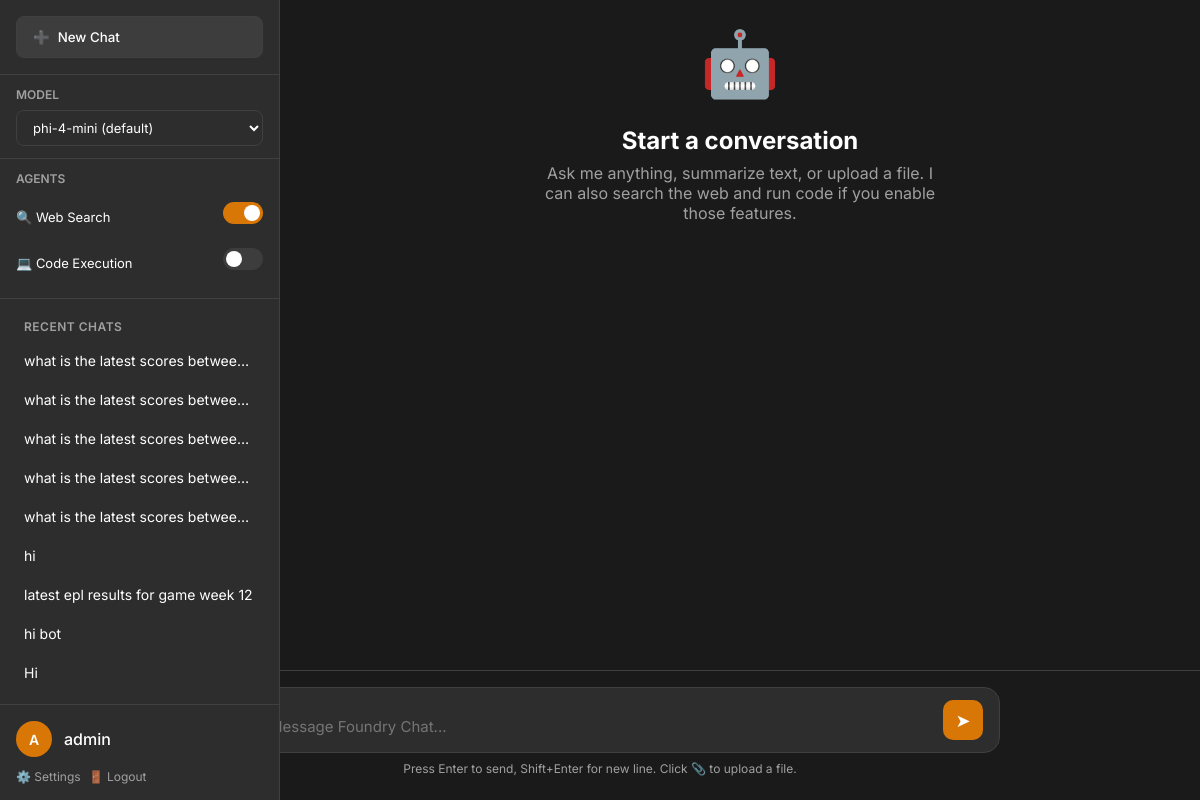
The app's page / (signed in) with its own data.
### chat/models.py (models this page shows, shortened)
class Conversation(models.Model):
    id = models.UUIDField(primary_key=True, default=uuid.uuid4, editable=False)
    user = models.ForeignKey(User, on_delete=models.CASCADE, related_name='conversations')
    title = models.CharField(max_length=255, blank=True, default='New Chat')
    model_used = models.CharField(max_length=100, default='phi-4-mini')
    created_at = models.DateTimeField(auto_now_add=True)
    updated_at = models.DateTimeField(auto_now=True)
    class Meta:
        ordering = ['-updated_at']

### chat/views.py (the view)
# urls.py: path('', views.chat_home, name='chat_home'),
@login_required
def chat_home(request, conversation_id=None):
    conversations = Conversation.objects.filter(user=request.user)
    current_conversation = None
    messages = []
    if conversation_id:
        current_conversation = get_object_or_404(
            Conversation, id=conversation_id, user=request.user
        )
        messages = current_conversation.messages.all()
    try:
        ai_provider = get_user_ai_provider(request.user)
        models = ai_provider.get_available_models()
        available_providers = AIProviderManager.get_available_providers()
    except Exception as e:
        logger.error(f"Error getting models: {e}")
        models = []
        available_providers = []
    settings, _ = UserSettings.objects.get_or_create(user=request.user)
    context = {
        'conversations': conversations,
        'current_conversation': current_conversation,
        'messages': messages,
        'models': models,
        'settings': settings,
        'available_providers': available_providers,
    }
    return render(request, 'chat/chat.html', context)

### chat/services/ai_provider.py (called while the page is built)
def _create_httpx_client():
    import httpx
    return httpx.Client(
        timeout=httpx.Timeout(60.0, connect=10.0),
        follow_redirects=True
    )

def get_ai_provider(provider_name: Optional[str] = None) -> AIProvider:
    return AIProviderManager.get_provider(provider_name)

    def get_available_models(self) -> List[Dict]:
        try:
            models = self._fl_manager.list_cached_models()
            return [
                {
                    'id': model.id,
                    'alias': model.alias if hasattr(model, 'alias') else model.id,
                    'name': getattr(model, 'name', model.id),
                }
                for model in models
            ]
        except Exception as e:
            logger.error(f"Error getting Foundry Local models: {e}")
            return []

    @classmethod
    def get_provider(cls, provider_name: Optional[str] = None) -> AIProvider:
        if provider_name is None:
            provider_name = cls.get_default_provider_name()
        if provider_name in cls._providers:
            return cls._providers[provider_name]
        if provider_name == cls.PROVIDER_FOUNDRY_LOCAL:
            provider = cls._create_foundry_provider()
        elif provider_name == cls.PROVIDER_AZURE_OPENAI:
            provider = cls._create_azure_provider()
        else:
            raise ValueError(f"Unknown provider: {provider_name}")
        cls._providers[provider_name] = provider
        return provider

    @classmethod
    def _create_foundry_provider(cls) -> FoundryLocalProvider:
        try:
            return FoundryLocalProvider()
        except Exception as e:
            logger.error(f"Failed to create Foundry Local provider: {e}")
            raise

    @classmethod
    def is_provider_available(cls, provider_name: str) -> bool:
        try:
            if provider_name == cls.PROVIDER_AZURE_OPENAI:
                return bool(os.getenv('AZURE_OPENAI_ENDPOINT') and os.getenv('AZURE_OPENAI_API_KEY'))
            elif provider_name == cls.PROVIDER_FOUNDRY_LOCAL:
                try:
                    import foundry_local
                    return True
                except ImportError:
                    return False
            return False
        except Exception:
            return False

### templates/chat/chat.html (shortened to what this page needs)
{% extends 'base.html' %}
{% block content %}
<div class="app-container">
    <aside class="sidebar" id="sidebar">
        <div class="sidebar-header">
            <button class="new-chat-btn" onclick="newConversation()">
                <span>➕</span>
                <span>New Chat</span>
            </button>
        </div>
        <div class="model-selector">
            <label>Model</label>
            <select id="model-select">
                {% for model in models %}
                <option value="{{ model.alias }}"
                    {% if current_conversation and current_conversation.model_used == model.alias %}selected{% endif %}
                    {% if not current_conversation and settings.default_model == model.alias %}selected{% endif %}>
                    {{ model.alias }}
                </option>
                {% empty %}
                <option value="phi-4-mini">phi-4-mini (default)</option>
                {% endfor %}
            </select>
        </div>
        <div class="agent-toggles">
            <label>Agents</label>
            <div class="toggle-item">
                <span>🔍 Web Search</span>
                <label class="toggle-switch">
                    <span class="toggle-slider"></span>
                </label>
            </div>
            <div class="toggle-item">
                <span>💻 Code Execution</span>
                <label class="toggle-switch">
                    <span class="toggle-slider"></span>
                </label>
            </div>
        </div>
        <div class="sidebar-section">
            <div class="section-title">Recent Chats</div>
            <ul class="conversation-list" id="conversation-list">
                {% for conv in conversations %}
                <li class="conversation-item {% if current_conversation and current_conversation.id == conv.id %}active{% endif %}"
                    data-id="{{ conv.id }}">
                    <a href="{% url 'chat_detail' conv.id %}">{{ conv.title }}</a>
                </li>
                {% empty %}
                <li class="conversation-item" style="color: var(--text-secondary); pointer-events: none;">
                    No conversations yet
                </li>
                {% endfor %}
            </ul>
        </div>
        <div class="sidebar-footer">
            <div class="user-info">
                <div class="user-avatar">{{ user.username|first|upper }}</div>
                <div class="user-name">{{ user.username }}</div>
            </div>
            <div class="user-links">
                <a href="{% url 'settings' %}">⚙️ Settings</a>
                <a href="{% url 'logout' %}">🚪 Logout</a>
            </div>
        </div>
    </aside>
    <main class="main-content">
        <div class="chat-container" id="chat-container">
            <div class="messages-wrapper" id="messages">
                {% if messages %}
                    {% for msg in messages %}
                    <div class="message {{ msg.role }}">
                        <div class="message-header">
                            <div class="message-avatar">
                                {% if msg.role == 'user' %}👤{% else %}🤖{% endif %}
                            </div>
                            <span class="message-role">{% if msg.role == 'user' %}You{% else %}Assistant{% endif %}</span>
                            <span class="message-time">{{ msg.created_at|date:"H:i" }}</span>
                        </div>
                        <div class="message-content">{{ msg.content }}</div>
                        {% if msg.tool_calls %}
                        <div class="tool-indicator success">
                            🔧 Used: {% for tool in msg.tool_calls %}{{ tool.tool }}{% if not forloop.last %}, {% endif %}{% endfor %}
                        </div>
                        {% endif %}
                    </div>
                    {% endfor %}
                {% else %}
                    <div class="empty-state">
                        <div class="empty-state-icon">🤖</div>
                        <h2>Start a conversation</h2>
                        <p>Ask me anything, summarize text, or upload a file. I can also search the web and run code if you enable those features.</p>
                    </div>
                {% endif %}
            </div>
        </div>
        <div class="input-area">
            <div class="input-wrapper">
                <div class="input-container">
                    <label for="file-input" class="upload-btn" title="Upload file">
                    </label>
                    <textarea
                        id="message-input"
                        placeholder="Message Foundry Chat..."
                        rows="1"
                        onkeydown="handleKeyDown(event)"
                        oninput="autoResize(this)"></textarea>
                    <button class="send-btn" id="send-btn" onclick="sendMessage()">
                        ➤
                    </button>
                </div>
                <div class="input-hint">
                    Press Enter to send, Shift+Enter for new line. Click 📎 to upload a file.
                </div>
            </div>
        </div>
    </main>
</div>
{% endblock %}

### templates/base.html (shortened to what this page needs)
<!DOCTYPE html>
<html lang="en">
<head>
</head>
<body>
    {% block content %}{% endblock %}
</body>
</html>

### records on screen
Conversation: title "what is the latest scores betwee…"
Conversation: title "what is the latest scores betwee…"
Conversation: title "what is the latest scores betwee…"
Conversation: title "what is the latest scores betwee…"
Conversation: title "what is the latest scores betwee…"
Conversation: title "hi"
Conversation: title "latest epl results for game week 12"
Conversation: title "hi bot"
Conversation: title "Hi"

### other values on screen
{{ user.username|first|upper }} "A"
{{ user.username }} "admin"
